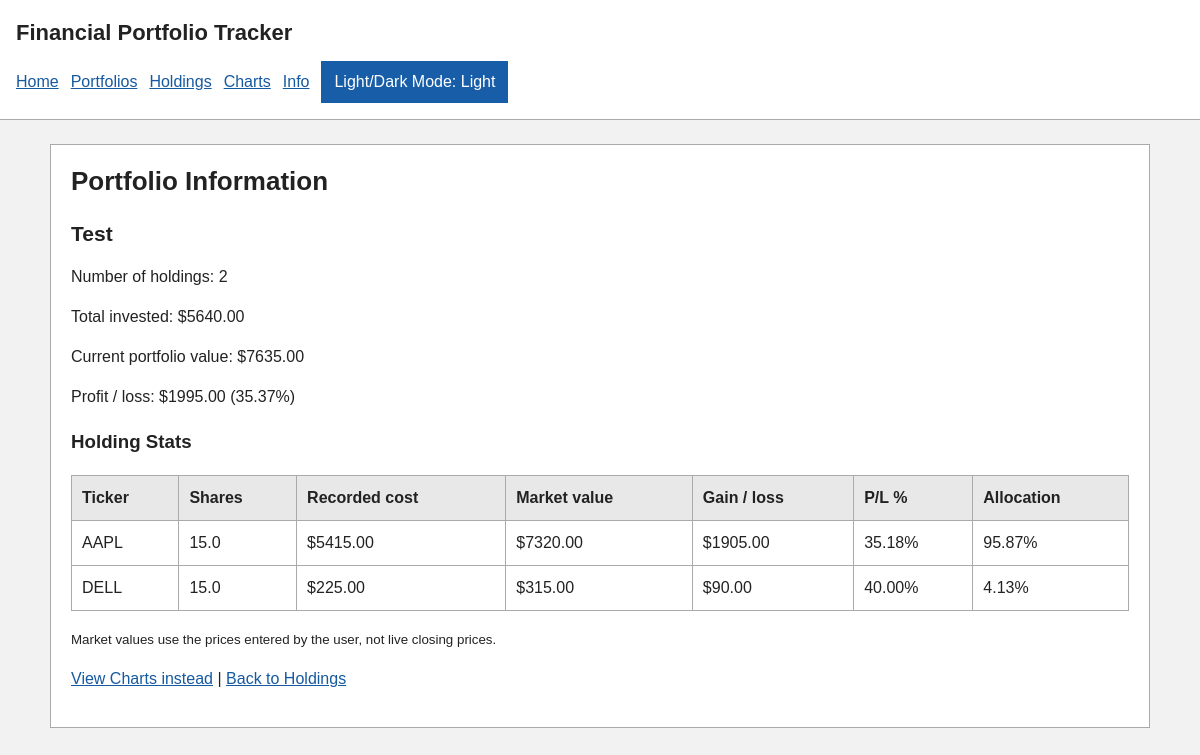
The app's page /portfolio/1/information with its own data.
### tables this page shows
CREATE TABLE portfolio (id INTEGER PRIMARY KEY AUTOINCREMENT, name TEXT NOT NULL);

CREATE TABLE holdings (
            id INTEGER PRIMARY KEY AUTOINCREMENT,
            portfolio_id INTEGER NOT NULL REFERENCES portfolio(id),
            ticker TEXT NOT NULL,
            shares REAL NOT NULL,
            purchase_price REAL NOT NULL,
            current_price REAL NOT NULL
        );

### app.py (the view)
@app.route("/portfolio/<int:portfolio_id>/information")
def  portfolio_information(portfolio_id):
    selected_portfolio = get_portfolio(portfolio_id)
    if selected_portfolio is None:
        abort(404, description="Portfolio not found")
    holdings = get_holdings(portfolio_id)
    summary = calculate_portfolio_summary(holdings)
    return render_template("information.html", portfolio=selected_portfolio, holdings=holdings, summary=summary)

### database.py (called while the page is built)
def get_connection():
    connection = sqlite3.connect(database_name)
    connection.row_factory = sqlite3.Row
    return connection

def get_portfolio(portfolio_id):
    connection = get_connection()
    portfolio = connection.execute("SELECT * FROM portfolio WHERE id = ?", (portfolio_id,)).fetchone()
    connection.close()
    return portfolio

def get_holdings(portfolio_id):
    connection = get_connection()
    holdings = connection.execute(
        "SELECT * FROM holdings WHERE portfolio_id = ?",
        (portfolio_id,)
    ).fetchall()
    connection.close()
    return holdings

### templates/information.html
{% extends "base.html" %}
{% block content %}
<section>
<h1>Portfolio Information</h1>
<h2>{{ portfolio['name'] }}</h2>
<p>Number of holdings: {{ holdings|length }}</p>
<p>Total invested: ${{ '%.2f'|format(summary['total_invested']) }}</p>
<p>Current portfolio value: ${{ '%.2f'|format(summary['total_value']) }}</p>
<p>Profit / loss: ${{ '%.2f'|format(summary['total_gain_loss']) }}
   ({{ '%.2f'|format(summary['total_gain_loss_percent']) }}%)</p>
<h3>Holding Stats</h3>
{% if summary['holdings'] %}
<div class="table-scroll">
<table>
<tr><th>Ticker</th><th>Shares</th><th>Recorded cost</th><th>Market value</th><th>Gain / loss</th><th>P/L %</th><th>Allocation</th></tr>
{% for h in summary['holdings'] %}
<tr>
    <td>{{ h['ticker'] }}</td>
    <td>{{ h['shares'] }}</td>
    <td>${{ '%.2f'|format(h['cost_basis']) }}</td>
    <td>${{ '%.2f'|format(h['market_value']) }}</td>
    <td>${{ '%.2f'|format(h['gain_loss']) }}</td>
    <td>{{ '%.2f'|format(h['gain_loss_percent']) }}%</td>
    <td>{{ '%.2f'|format(h['allocation_percent']) }}%</td>
</tr>
{% endfor %}
</table>
</div>
{% else %}<p>No holdings yet.</p>{% endif %}
<p><small>Market values use the prices entered by the user, not live closing prices.</small></p>
<p><a href="{{ url_for('charts', portfolio_id=portfolio['id']) }}">View Charts instead</a> |
<a href="{{ url_for('manage_holdings', portfolio_id=portfolio['id']) }}">Back to Holdings</a></p>
</section>
{% endblock %}

### static/style.css (style rules this page uses)
:root { --background: #f2f2f2; --surface: #fff; --text: #222; --border: #aaa; --heading: #e8e8e8; --link: #1559a0; }
body { margin: 0; font-family: Arial, sans-serif; line-height: 1.5; background: var(--background); color: var(--text); }
a { color: var(--link); }
section { background: var(--surface); border: 1px solid var(--border); padding: 20px; margin-bottom: 20px; }
h1, h2 { margin-top: 0; line-height: 1.3; }
h1 { font-size: 26px; }
h2 { font-size: 21px; }
.table-scroll { overflow-x: auto; margin: 16px 0; }
table { width: 100%; border-collapse: collapse; }
th, td { border: 1px solid var(--border); padding: 10px; text-align: left; }
th { background: var(--heading); }

### records on screen
portfolio: name "Test"
holdings: ticker "AAPL", shares "15.0", cost_basis "5415.00", market_value "7320.00", gain_loss "1905.00", gain_loss_percent "35.18", allocation_percent "95.87"
holdings: ticker "DELL", shares "15.0", cost_basis "225.00", market_value "315.00", gain_loss "90.00", gain_loss_percent "40.00", allocation_percent "4.13"

### other values on screen
{{ holdings|length }} "2"
{{ '%.2f'|format(summary['total_invested']) }} "5640.00"
{{ '%.2f'|format(summary['total_value']) }} "7635.00"
{{ '%.2f'|format(summary['total_gain_loss']) }} "1995.00"
{{ '%.2f'|format(summary['total_gain_loss_percent']) }} "35.37"
